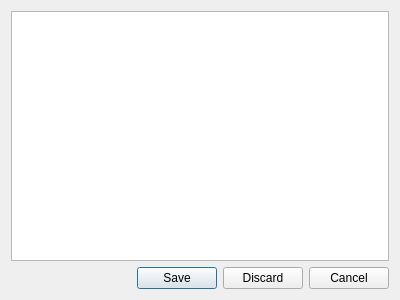
<?xml version="1.0" encoding="UTF-8"?>
<ui version="4.0">
 <class>Sauvegarde</class>
 <widget class="QDialog" name="Sauvegarde">
  <property name="geometry">
   <rect>
    <x>0</x>
    <y>0</y>
    <width>400</width>
    <height>300</height>
   </rect>
  </property>
  <property name="windowTitle">
   <string>Dialog</string>
  </property>
  <layout class="QVBoxLayout" name="verticalLayout">
   <item>
    <widget class="QListView" name="listView">
     <property name="selectionBehavior">
      <enum>QAbstractItemView::SelectRows</enum>
     </property>
    </widget>
   </item>
   <item>
    <widget class="QDialogButtonBox" name="buttonBox">
     <property name="orientation">
      <enum>Qt::Horizontal</enum>
     </property>
     <property name="standardButtons">
      <set>QDialogButtonBox::Cancel|QDialogButtonBox::Discard|QDialogButtonBox::Save</set>
     </property>
    </widget>
   </item>
  </layout>
 </widget>
 <resources/>
 <connections>
  <connection>
   <sender>buttonBox</sender>
   <signal>accepted()</signal>
   <receiver>Sauvegarde</receiver>
   <slot>accept()</slot>
   <hints>
    <hint type="sourcelabel">
     <x>248</x>
     <y>254</y>
    </hint>
    <hint type="destinationlabel">
     <x>157</x>
     <y>274</y>
    </hint>
   </hints>
  </connection>
  <connection>
   <sender>buttonBox</sender>
   <signal>rejected()</signal>
   <receiver>Sauvegarde</receiver>
   <slot>reject()</slot>
   <hints>
    <hint type="sourcelabel">
     <x>316</x>
     <y>260</y>
    </hint>
    <hint type="destinationlabel">
     <x>286</x>
     <y>274</y>
    </hint>
   </hints>
  </connection>
 </connections>
</ui>
